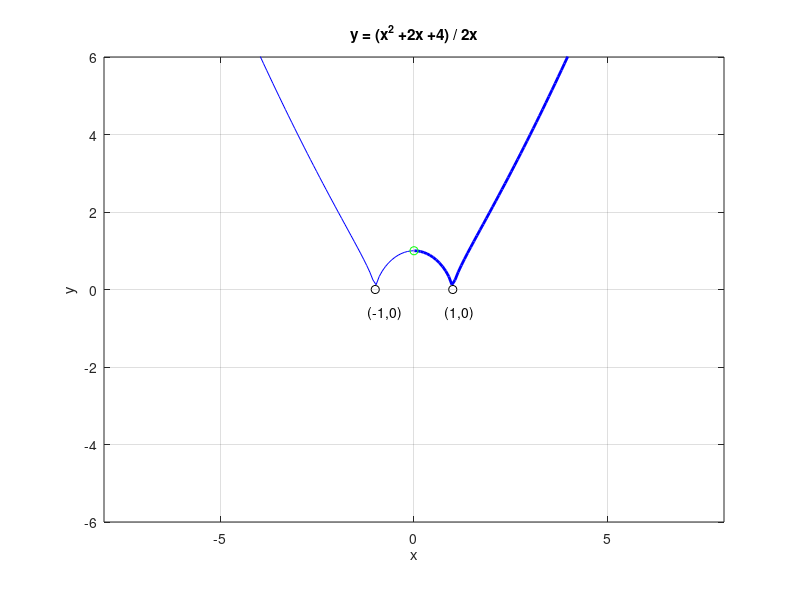
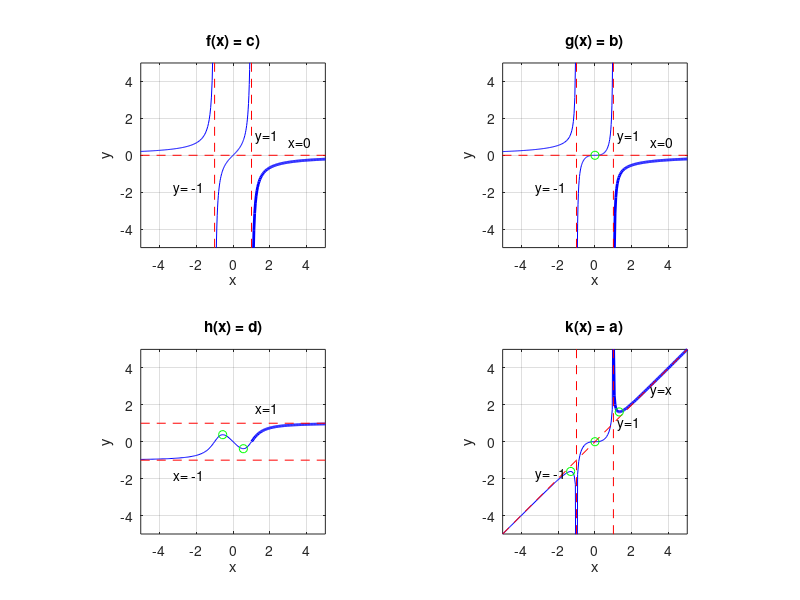

These figures' MATLAB source, in order:
%%Mer om Grafritning Anton Hedén
clc
disp('Mer om Grafritning Anton Hedén')
disp('--------------------')

%% Uppgift 1
disp('Uppgift 1')
disp(' ')

%% Graf och axlar
f=@(x)((x.^2-1).^2).^(1./3.);
xa=-8; xb=8; s=0.01; ya=-6; yb=6;

%% Med s>0 undviker vi singulariteten i x=0.
xv=linspace(xa,-s); xh=linspace(s,xb);
figure(1)
plot(xv,f(xv),'blue',xh,f(xh),'blue','LineWidth',2)
axis equal, axis([xa xb ya yb]), grid on
xlabel('x'), ylabel('y'), title('y = (x^2 +2x +4) / 2x')
hold on

%% Asymptoter saknar asymptoter

%% nollställen
plot(-1,0,'oblack',1,0,'oblack')
text(-1.2,-0.6,'(-1,0)'), text(0.8,-0.6,'(1,0)')

plot(0,1,'ogreen')
hold off
disp('--------------------')
%% Uppgift 2 
disp('Uppgift 2')
disp(' ')
sqrt(4)

%% Graf och axlar

f=@(x)(x)./(1-x.^2);
g=@(x)(x.^3)./(1-x.^4);
h=@(x)(x.^3-x)./(sqrt(x.^6+1));
k=@(x)(x.^3)./(sqrt(abs(x.^4-1)));

xa=-5; xb=5; s1=0.999; s2=1.01; ya=-5; yb=5;

%% Med s>0 undviker vi singulariteten i x=0.
xv=linspace(xa,-s2); xm=linspace(-s1,s1); xh=linspace(s2,xb);
figure(2)
% f
subplot(2,2,1)
plot(xv,f(xv),'blue',xm,f(xm),'blue',xh,f(xh),'blue','LineWidth',2)
axis equal, axis([xa xb ya yb]), grid on
xlabel('x'), ylabel('y'), title('f(x) = c)')
hold on
% Asymptoter
plot ([-1 -1],[-10 10],'--red')
plot ([1 1],[-10 10],'--red')
plot ([-10 10],[0 0],'--red')
text(-3.2,-1.8,'y= -1'), text(1.2,1,'y=1'), text(3,0.7,'x=0')


% g
subplot(2,2,2)
plot(xv,g(xv),'blue',xm,g(xm),'blue',xh,g(xh),'blue','LineWidth',2)
axis equal, axis([xa xb ya yb]), grid on
xlabel('x'), ylabel('y'), title('g(x) = b)')
hold on
% Asymptoter
plot ([-1 -1],[-10 10],'--red')
plot ([1 1],[-10 10],'--red')
plot ([-10 10],[0 0],'--red')
text(-3.2,-1.8,'y= -1'), text(1.2,1,'y=1'), text(3,0.7,'x=0')
% exterempunkter
plot (0,0,'ogreen')

xv=linspace(xa,s1); xh=linspace(s2,xb); 
% h
subplot(2,2,3)
plot(xv,h(xv),'blue',xh,h(xh),'blue','LineWidth',2)
axis equal, axis([xa xb ya yb]), grid on
xlabel('x'), ylabel('y'), title('h(x) = d)')
hold on
% Asymptoter
plot ([-5 5],[-1 -1],'--red')
plot ([-5 5],[1 1],'--red')
text(-3.2,-1.8,'x= -1'), text(1.2,1.8,'x=1') 

% extrempunkter
plot (-0.56,0.38,'ogreen')
plot (0.56,-0.38,'ogreen')


% k
subplot(2,2,4)
plot(xv,k(xv),'blue',xh,k(xh),'blue','LineWidth',2)
axis equal, axis([xa xb ya yb]), grid on
xlabel('x'), ylabel('y'), title('k(x) = a)')
hold on
% Asymptoter
plot ([-1 -1],[-100 100],'--red')
plot ([1 1],[-100 100],'--red')
plot ([-5 5],[-5 5],'--red')
text(-3.2,-1.8,'y= -1'), text(1.2,1,'y=1'), text(3,2.7,'y=x')

% extrempunkter
plot (0,0,'ogreen')
plot (-1.31607,-1.61185,'ogreen')
plot (1.31607,1.61185,'ogreen')

disp('--------------------')
%% Uppgift 3
disp('Uppgift 3')
disp(' ')

disp('--------------------')
%% Uppgift 4
disp('Uppgift 4')
disp(' ')

disp('--------------------')
%% Uppgift 5
disp('Uppgift 5')
disp(' ')

disp('--------------------')